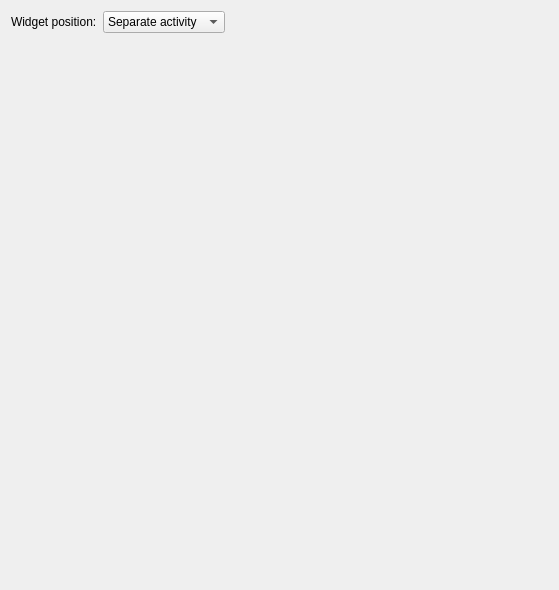
<?xml version="1.0" encoding="UTF-8"?>
<ui version="4.0">
 <class>ScanForLostFilesPrefPage</class>
 <widget class="QWidget" name="ScanForLostFilesPrefPage">
  <property name="geometry">
   <rect>
    <x>0</x>
    <y>0</y>
    <width>559</width>
    <height>590</height>
   </rect>
  </property>
  <layout class="QVBoxLayout" name="verticalLayout">
   <item>
    <layout class="QHBoxLayout" name="horizontalLayout">
     <item>
      <widget class="QLabel" name="label">
       <property name="text">
        <string>Widget position:</string>
       </property>
      </widget>
     </item>
     <item>
      <widget class="QComboBox" name="kcfg_ScanForLostFilesWidgetPosition">
       <property name="sizePolicy">
        <sizepolicy hsizetype="Preferred" vsizetype="Fixed">
         <horstretch>0</horstretch>
         <verstretch>0</verstretch>
        </sizepolicy>
       </property>
       <item>
        <property name="text">
         <string>Separate activity</string>
        </property>
       </item>
       <item>
        <property name="text">
         <string>Dockable widget</string>
        </property>
       </item>
       <item>
        <property name="text">
         <string>Torrent activity</string>
        </property>
       </item>
      </widget>
     </item>
     <item>
      <spacer name="horizontalSpacer">
       <property name="orientation">
        <enum>Qt::Horizontal</enum>
       </property>
       <property name="sizeHint" stdset="0">
        <size>
         <width>40</width>
         <height>20</height>
        </size>
       </property>
      </spacer>
     </item>
    </layout>
   </item>
   <item>
    <spacer name="verticalSpacer">
     <property name="orientation">
      <enum>Qt::Vertical</enum>
     </property>
     <property name="sizeHint" stdset="0">
      <size>
       <width>20</width>
       <height>40</height>
      </size>
     </property>
    </spacer>
   </item>
  </layout>
 </widget>
 <resources/>
 <connections/>
</ui>
